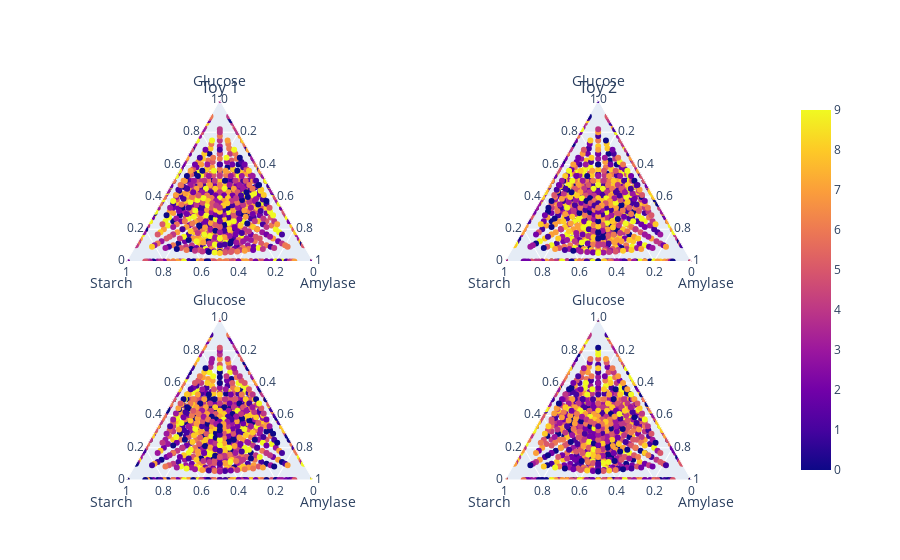

Notebook code cell kept with this figure:
### Code cell
fig.append_trace(
    go.Scatterternary({
    'mode': 'markers',
    'a': DF['Glucose'],
    'b': DF['Starch'],
    'c': DF['Amylase'],
    'marker': {
        'symbol': 100,
        'color': DF['AP1'],
        'size': 4,
        'coloraxis':"coloraxis1",
        'line': { 'width': 2 }
    }
    ,
    "marker_symbol":"circle-open-dot",
        
}),1,1
)
fig.append_trace(
    go.Scatterternary({
    'mode': 'markers',
    'a': DF['Glucose'],
    'b': DF['Starch'],
    'c': DF['Amylase'],
    'marker': {
        'symbol': 100,
        'color': DF['AP2'],
        'coloraxis':"coloraxis1",
        'size': 4,
        'line': { 'width': 2 }
    },
    "marker_symbol":"circle-open-dot"
        
}),1,2
)

fig.append_trace(
    go.Scatterternary({
    'mode': 'markers',
    'a': DF['Glucose'],
    'b': DF['Starch'],
    'c': DF['Amylase'],
    'marker': {
        'symbol': 100,
        'color': DF['AP1_1'],
        'coloraxis':"coloraxis1",
        'size': 4,
        'line': { 'width': 2 }
    },
    "marker_symbol":"circle-open-dot"
        
}),2,1
)


fig.append_trace(
    go.Scatterternary({
    'mode': 'markers',
    'a': DF['Glucose'],
    'b': DF['Starch'],
    'c': DF['Amylase'],
    'marker': {
        'symbol': 100,
        'color': DF['AP2_1'],
        'coloraxis':"coloraxis1",
        'size': 4,
        'line': { 'width': 2 }
    },
    "marker_symbol":"circle-open-dot"
        
}),2,2
)
fig.update_ternaries(aaxis_title='Glucose',
                    baxis_title='Starch',
                    caxis_title="Amylase")
fig.update_layout(showlegend=False)
fig.update_coloraxes(colorbar_xpad=50)
fig.show()

### Figure 1 — Plotly figure (JSON) as saved in the notebook; plotly's stock layout.template omitted (floating-point values rounded to 4 significant figures; data arrays with more than 128 entries replaced by an {"elided": "..."} marker saying what was removed)
{"data": [{"a": {"elided": "1000 int values"}, "b": {"elided": "1000 int values"}, "c": {"elided": "1000 int values"}, "marker": {"color": {"elided": "1000 int values"}, "coloraxis": "coloraxis", "line": {"width": 2}, "size": 4, "symbol": "circle-open-dot"}, "mode": "markers", "subplot": "ternary", "type": "scatterternary"}, {"a": {"elided": "1000 int values"}, "b": {"elided": "1000 int values"}, "c": {"elided": "1000 int values"}, "marker": {"color": {"elided": "1000 int values"}, "coloraxis": "coloraxis", "line": {"width": 2}, "size": 4, "symbol": "circle-open-dot"}, "mode": "markers", "subplot": "ternary2", "type": "scatterternary"}, {"a": {"elided": "1000 int values"}, "b": {"elided": "1000 int values"}, "c": {"elided": "1000 int values"}, "marker": {"color": {"elided": "1000 int values"}, "coloraxis": "coloraxis", "line": {"width": 2}, "size": 4, "symbol": "circle-open-dot"}, "mode": "markers", "subplot": "ternary3", "type": "scatterternary"}, {"a": {"elided": "1000 int values"}, "b": {"elided": "1000 int values"}, "c": {"elided": "1000 int values"}, "marker": {"color": {"elided": "1000 int values"}, "coloraxis": "coloraxis", "line": {"width": 2}, "size": 4, "symbol": "circle-open-dot"}, "mode": "markers", "subplot": "ternary4", "type": "scatterternary"}], "layout": {"annotations": [{"font": {"size": 16}, "showarrow": false, "text": "Toy 1", "x": 0.2125, "xanchor": "center", "xref": "paper", "y": 1, "yanchor": "bottom", "yref": "paper"}, {"font": {"size": 16}, "showarrow": false, "text": "Toy 2", "x": 0.7875, "xanchor": "center", "xref": "paper", "y": 1, "yanchor": "bottom", "yref": "paper"}], "coloraxis": {"colorbar": {"xpad": 50}}, "showlegend": false, "ternary": {"aaxis": {"title": {"text": "Glucose"}}, "baxis": {"title": {"text": "Starch"}}, "caxis": {"title": {"text": "Amylase"}}, "domain": {"x": [0, 0.425], "y": [0.575, 1]}}, "ternary2": {"aaxis": {"title": {"text": "Glucose"}}, "baxis": {"title": {"text": "Starch"}}, "caxis": {"title": {"text": "Amylase"}}, "domain": {"x": [0.575, 1], "y": [0.575, 1]}}, "ternary3": {"aaxis": {"title": {"text": "Glucose"}}, "baxis": {"title": {"text": "Starch"}}, "caxis": {"title": {"text": "Amylase"}}, "domain": {"x": [0, 0.425], "y": [0, 0.425]}}, "ternary4": {"aaxis": {"title": {"text": "Glucose"}}, "baxis": {"title": {"text": "Starch"}}, "caxis": {"title": {"text": "Amylase"}}, "domain": {"x": [0.575, 1], "y": [0, 0.425]}}}}
